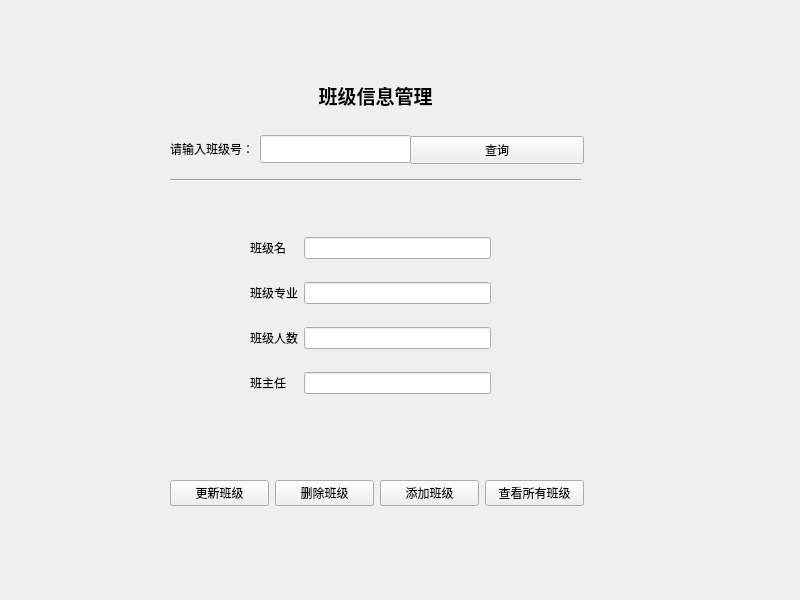
<?xml version="1.0" encoding="UTF-8"?>
<ui version="4.0">
 <class>classInfoManage</class>
 <widget class="QWidget" name="classInfoManage">
  <property name="geometry">
   <rect>
    <x>0</x>
    <y>0</y>
    <width>800</width>
    <height>600</height>
   </rect>
  </property>
  <property name="minimumSize">
   <size>
    <width>460</width>
    <height>430</height>
   </size>
  </property>
  <property name="windowTitle">
   <string>Form</string>
  </property>
  <widget class="QLabel" name="label">
   <property name="geometry">
    <rect>
     <x>170</x>
     <y>70</y>
     <width>411</width>
     <height>51</height>
    </rect>
   </property>
   <property name="font">
    <font>
     <family>Arial</family>
     <pointsize>14</pointsize>
     <weight>75</weight>
     <bold>true</bold>
    </font>
   </property>
   <property name="text">
    <string>班级信息管理</string>
   </property>
   <property name="alignment">
    <set>Qt::AlignCenter</set>
   </property>
  </widget>
  <widget class="Line" name="line">
   <property name="geometry">
    <rect>
     <x>170</x>
     <y>170</y>
     <width>411</width>
     <height>20</height>
    </rect>
   </property>
   <property name="orientation">
    <enum>Qt::Horizontal</enum>
   </property>
  </widget>
  <widget class="QWidget" name="layoutWidget">
   <property name="geometry">
    <rect>
     <x>250</x>
     <y>220</y>
     <width>241</width>
     <height>191</height>
    </rect>
   </property>
   <layout class="QGridLayout" name="gridLayout">
    <item row="0" column="0">
     <widget class="QLabel" name="label_3">
      <property name="text">
       <string>班级名</string>
      </property>
     </widget>
    </item>
    <item row="0" column="1">
     <widget class="QLineEdit" name="className_lineEdit"/>
    </item>
    <item row="1" column="0">
     <widget class="QLabel" name="label_4">
      <property name="text">
       <string>班级专业</string>
      </property>
     </widget>
    </item>
    <item row="1" column="1">
     <widget class="QLineEdit" name="classMajor_Edit"/>
    </item>
    <item row="2" column="0">
     <widget class="QLabel" name="label_5">
      <property name="text">
       <string>班级人数</string>
      </property>
     </widget>
    </item>
    <item row="2" column="1">
     <widget class="QLineEdit" name="classNum_lineEdit"/>
    </item>
    <item row="3" column="0">
     <widget class="QLabel" name="label_6">
      <property name="text">
       <string>班主任</string>
      </property>
     </widget>
    </item>
    <item row="3" column="1">
     <widget class="QLineEdit" name="classMaster_lineEdit"/>
    </item>
   </layout>
  </widget>
  <widget class="QWidget" name="widget" native="true">
   <property name="geometry">
    <rect>
     <x>170</x>
     <y>130</y>
     <width>241</width>
     <height>38</height>
    </rect>
   </property>
   <layout class="QHBoxLayout" name="horizontalLayout">
    <item>
     <widget class="QLabel" name="label_2">
      <property name="minimumSize">
       <size>
        <width>0</width>
        <height>28</height>
       </size>
      </property>
      <property name="text">
       <string>请输入班级号：</string>
      </property>
     </widget>
    </item>
    <item>
     <widget class="QLineEdit" name="classId_lineEdit">
      <property name="minimumSize">
       <size>
        <width>0</width>
        <height>28</height>
       </size>
      </property>
     </widget>
    </item>
   </layout>
  </widget>
  <widget class="QWidget" name="widget_2" native="true">
   <property name="geometry">
    <rect>
     <x>410</x>
     <y>130</y>
     <width>174</width>
     <height>41</height>
    </rect>
   </property>
   <layout class="QHBoxLayout" name="horizontalLayout_2">
    <item>
     <widget class="QPushButton" name="search_button">
      <property name="minimumSize">
       <size>
        <width>0</width>
        <height>28</height>
       </size>
      </property>
      <property name="text">
       <string>查询</string>
      </property>
     </widget>
    </item>
   </layout>
  </widget>
  <widget class="QWidget" name="widget_3" native="true">
   <property name="geometry">
    <rect>
     <x>170</x>
     <y>470</y>
     <width>414</width>
     <height>46</height>
    </rect>
   </property>
   <layout class="QHBoxLayout" name="horizontalLayout_3">
    <item>
     <widget class="QPushButton" name="update_button">
      <property name="text">
       <string>更新班级</string>
      </property>
     </widget>
    </item>
    <item>
     <widget class="QPushButton" name="delete_button">
      <property name="text">
       <string>删除班级</string>
      </property>
     </widget>
    </item>
    <item>
     <widget class="QPushButton" name="add_button">
      <property name="text">
       <string>添加班级</string>
      </property>
     </widget>
    </item>
    <item>
     <widget class="QPushButton" name="listAll_button">
      <property name="text">
       <string>查看所有班级</string>
      </property>
     </widget>
    </item>
   </layout>
  </widget>
 </widget>
 <resources/>
 <connections/>
</ui>
